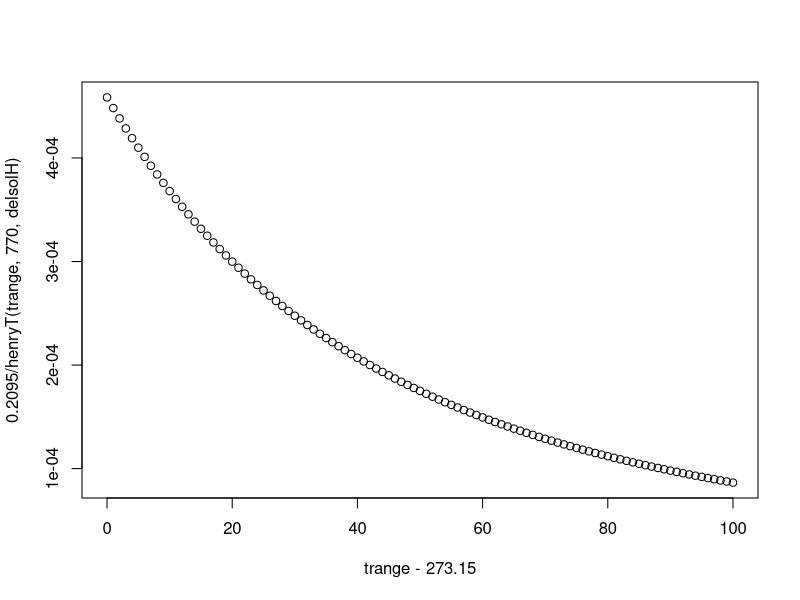

This chart was generated by the following R code:
delsolH=1700 #Enthalpy of dissolution for oxygen divided by gas constant
trange=seq(0,100)+273.15 #temp range in Kelvin

henryT <- function(tt,Hstd,enthdiss) {
  Hstd * exp(-enthdiss*((1/tt) - (1/298.15)))
}

plot(trange-273.15,0.2095/henryT(trange,770,delsolH))

#Sander, R. (2015), "Compilation of Henry's law constants (version 4.0) for water as solvent", Atmos. Chem. Phys. 15: 4399–4981, doi:10.5194/acp-15-4399-2015